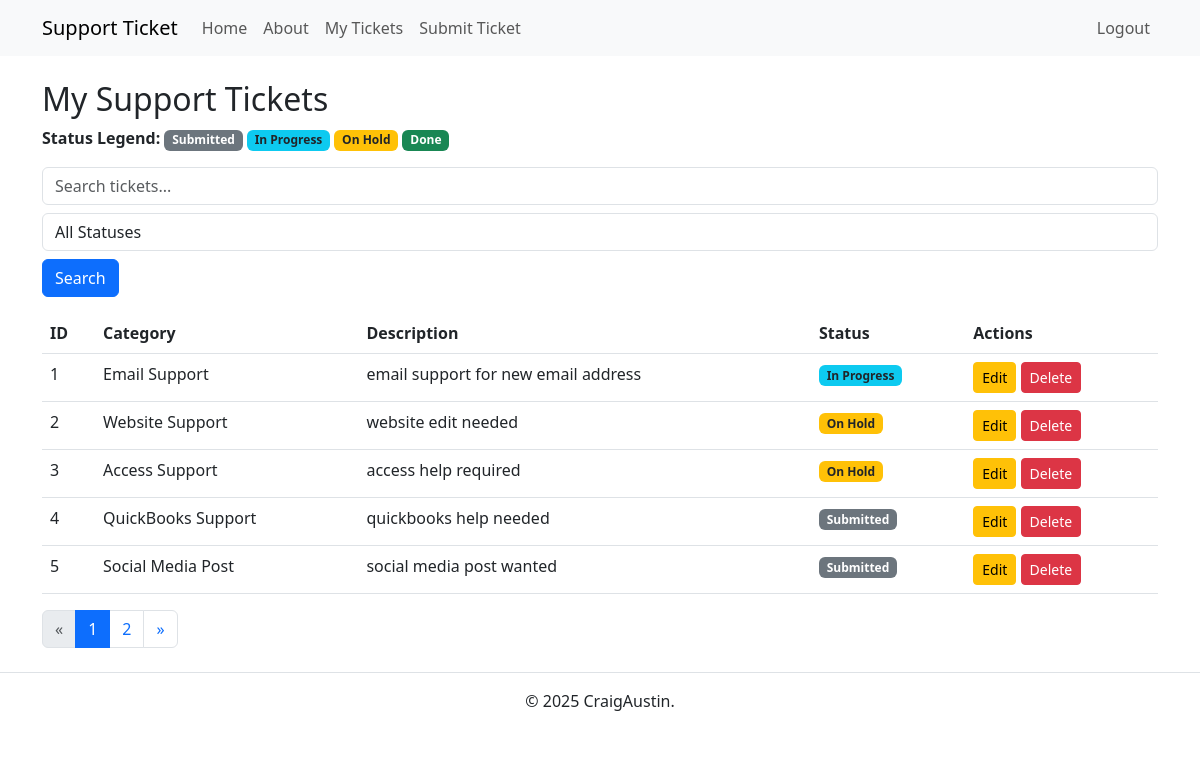
The app's page /tickets (signed in), older data.
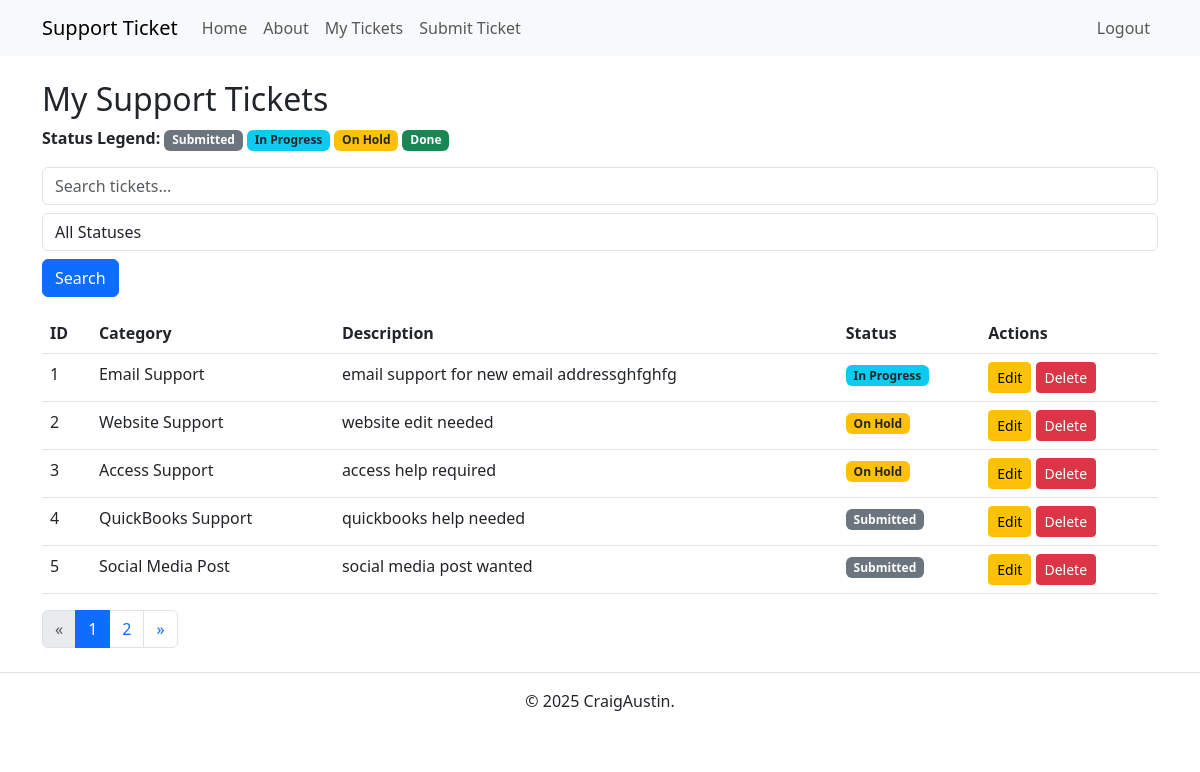
The same page, newer data.
### app.py (models this page shows)
class Ticket(db.Model):
    id = db.Column(db.Integer, primary_key=True)
    user_id = db.Column(db.Integer, db.ForeignKey('user.id'), nullable=False)
    category = db.Column(db.String(100), nullable=False)
    description = db.Column(db.Text, nullable=False)
    status = db.Column(db.String(20), default='Submitted')
    created_at = db.Column(db.DateTime, default=datetime.utcnow)
    user = db.relationship('User', backref=db.backref('tickets', lazy=True))

### app.py (the view)
@app.route('/tickets', methods=['GET'])
@login_required
def view_tickets():
    search_query = request.args.get('search', '')
    status_filter = request.args.get('status_filter', '')
    tickets_query = Ticket.query.filter_by(user_id=current_user.id)
    if search_query:
        tickets_query = tickets_query.filter(
            Ticket.category.ilike(f"%{search_query}%") |
            Ticket.description.ilike(f"%{search_query}%")
        )
    if status_filter:
        tickets_query = tickets_query.filter_by(status=status_filter)
    page, per_page, offset = get_page_args(page_parameter='page', per_page_parameter='per_page')
    per_page = 5
    total = tickets_query.count()
    tickets = tickets_query.offset(offset).limit(per_page).all()
    for ticket in tickets:
        ticket.logs = ActivityLog.query.filter_by(ticket_id=ticket.id).order_by(ActivityLog.timestamp.desc()).all()
    pagination = Pagination(page=page, per_page=per_page, total=total, css_framework='bootstrap4')
    return render_template('tickets.html', tickets=tickets, pagination=pagination)

### app.py (called while the page is built)
@login_manager.user_loader
def load_user(user_id):
    return User.query.get(int(user_id))

### templates/tickets.html (shortened to what this page needs)
{% extends 'base.html' %}
{% block content %}
<h2>My Support Tickets</h2>
<div class="mb-3">
    <strong>Status Legend:</strong>
    <span class="badge bg-secondary">Submitted</span>
    <span class="badge bg-info text-dark">In Progress</span>
    <span class="badge bg-warning text-dark">On Hold</span>
    <span class="badge bg-success">Done</span>
</div>
{% if tickets %}
<form method="GET" action="{{ url_for('view_tickets') }}" class="mb-3">
    <input type="text" name="search" placeholder="Search tickets..." class="form-control"
        value="{{ request.args.get('search', '') }}">
    <select name="status_filter" class="form-control mt-2">
        <option value="">All Statuses</option>
    </select>
    <button type="submit" class="btn btn-primary mt-2">Search</button>
</form>
<table class="table">
    <thead>
        <tr>
            <th>ID</th>
            <th>Category</th>
            <th>Description</th>
            <th>Status</th>
            <th>Actions</th>
        </tr>
    </thead>
    <tbody>
        {% for ticket in tickets %}
        <tr>
            <td>{{ ticket.id }}</td>
            <td>{{ ticket.category }}</td>
            <td>{{ ticket.description }}</td>
            <td>
                {% if ticket.status == "Submitted" %}
                <span class="badge bg-secondary">Submitted</span>
                {% elif ticket.status == "In Progress" %}
                <span class="badge bg-info text-dark">In Progress</span>
                {% elif ticket.status == "On Hold" %}
                <span class="badge bg-warning text-dark">On Hold</span>
                {% elif ticket.status == "Done" %}
                <span class="badge bg-success">Done</span>
                {% else %}
                <span class="badge bg-light text-dark">{{ ticket.status }}</span>
                {% endif %}
            </td>
            <td>
                {% if ticket.user_id == current_user.id %}
                {% if ticket.status != "Done" %}
                <a href="{{ url_for('edit_ticket', ticket_id=ticket.id) }}" class="btn btn-warning btn-sm">Edit</a>
                <form action="{{ url_for('delete_ticket', ticket_id=ticket.id) }}" method="POST" style="display:inline;"
                    onsubmit="return confirm('Are you sure you want to delete this ticket?');">
                    <button type="submit" class="btn btn-danger btn-sm">Delete</button>
                </form>
                {% else %}
                <span class="text-muted">Done</span>
                {% endif %}
                {% endif %}
            </td>
        </tr>
        {% endfor %}
    </tbody>
</table>
<div class="pagination-container">
    {{ pagination.links }}
</div>
{% else %}
<p>You have no submitted tickets.</p>
{% endif %}
{% endblock %}

Row changes from the older to the newer data that the page shows:
changed Ticket "Email Support": description "email support for new email address" → "email support for new email addressghfghfg"
